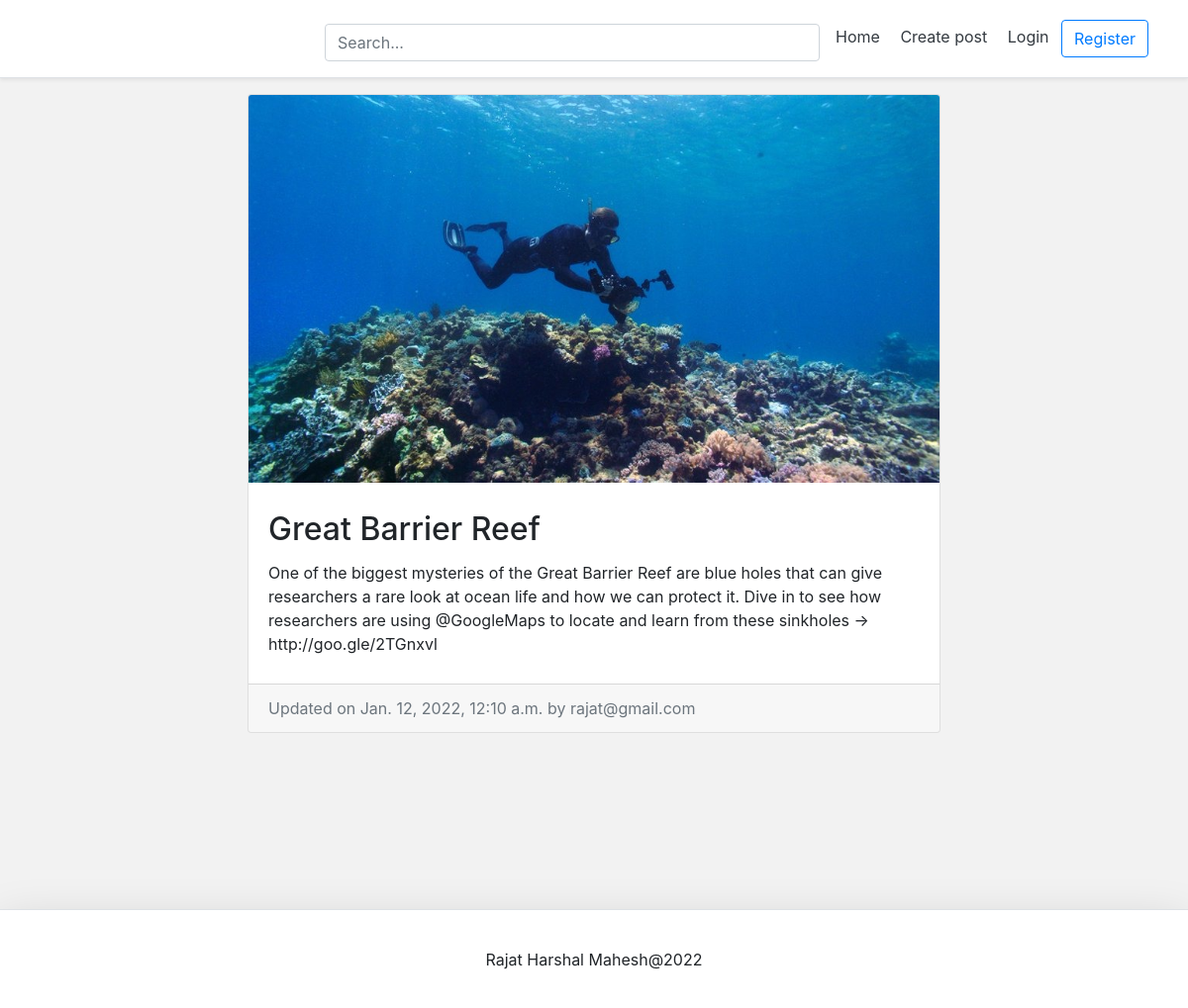
The page /blog/rajat-great-barrier-reef/ on the database its author committed.
### blog/models.py (models this page shows, shortened)
class BlogPost(models.Model):
    title = models.CharField(max_length=50, null=False, blank=False)
    body = models.TextField(max_length=5000, null=False, blank=False)
    image = models.ImageField(upload_to=upload_location, null=True, blank=True)
    date_published = models.DateTimeField(
        auto_now_add=True, verbose_name="date published")
    date_updated = models.DateTimeField(
        auto_now=True, verbose_name="date updated")
    author = models.ForeignKey(
        settings.AUTH_USER_MODEL, on_delete=models.CASCADE)
    slug = models.SlugField(blank=True, unique=True)

### account/models.py (models this page shows, shortened)
class Account(AbstractBaseUser):
	email 					= models.EmailField(verbose_name="email", max_length=60, unique=True)
	username 				= models.CharField(max_length=30, unique=True)
	date_joined				= models.DateTimeField(verbose_name='date joined', auto_now_add=True)
	last_login				= models.DateTimeField(verbose_name='last login', auto_now=True)
	is_admin				= models.BooleanField(default=False)
	is_active				= models.BooleanField(default=True)
	is_staff				= models.BooleanField(default=False)
	is_superuser			= models.BooleanField(default=False)
	USERNAME_FIELD = 'email'
	REQUIRED_FIELDS = ['username']
	objects = MyAccountManager()
	def __str__(self):
		return self.email

### blog/views.py (the view)
# urls.py: path('<slug>/', detail_blog_view, name="detail"),
def detail_blog_view(request, slug):
    context = {}
    blog_post = get_object_or_404(BlogPost, slug=slug)
    context['blog_post'] = blog_post
    return render(request, 'blog/detail_blog.html', context)

### blog/templates/blog/detail_blog.html (shortened to what this page needs)
{% extends 'base.html' %}
{% block content %}
<div class="container">
	<div class="row">
		<div class="card m-auto">
			<img class="card-img-top" src="{{blog_post.image.url}}">
			<div class="card-body mt-2 mb-2">
			  <h2 class="card-title">{{blog_post.title}}</h2>
			  <p class="card-text">{{blog_post.body|safe}}</p>
			</div>
			<div class="card-footer text-muted">
			  Updated on {{blog_post.date_updated}} by {{blog_post.author}}
			</div>
		</div>
	</div>
</div>
{% endblock content %}

### templates/snippets/base_css.html (style rules this page uses)
body { background-color: #f2f2f2; }

### templates/snippets/header.html (style rules this page uses)
@media (min-width: 768px) { html { font-size: 16px; } }

### blog/templates/blog/detail_blog.html (style rules this page uses)
.card { max-width: 700px; }
.card-body { padding: 20px; }

### rows shown on the page
BlogPost: image (picture), title "Great Barrier Reef", body "One of the biggest mysteries of the Great Barrier Reef are blue holes that can give researchers a rare look at ocean life and how we can protect it. Dive in to see how researchers are using @GoogleMaps to locate and learn from these sinkholes → http://goo.gle/2TGnxvl", date_updated "Jan. 12, 2022, 12:10 a.m.", author "rajat@gmail.com"
